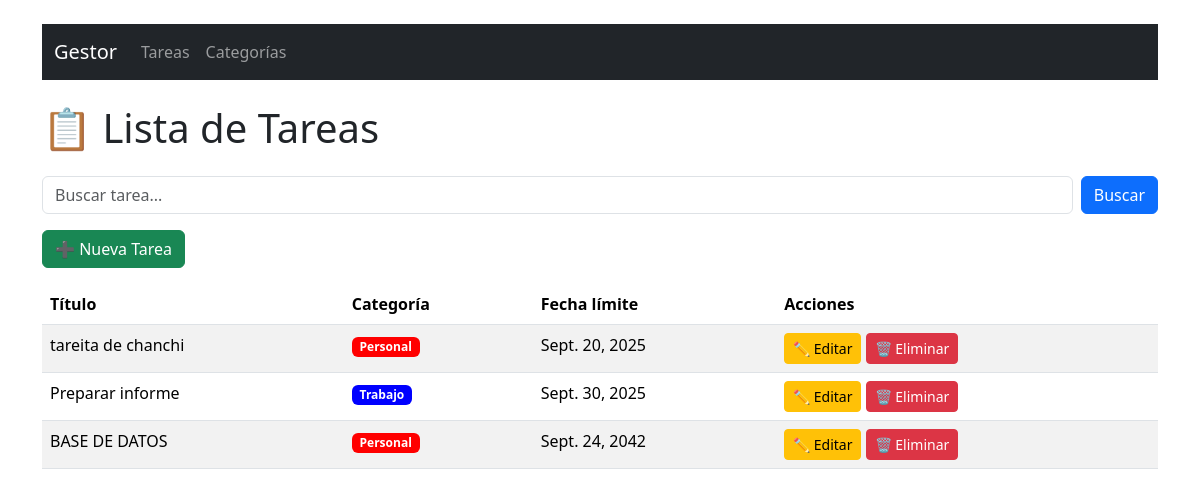
The page / on the database its author committed.
### gestor/models.py (models this page shows, shortened)
class Tarea(models.Model):
    titulo = models.CharField(max_length=100)
    descripcion = models.TextField()
    fecha_limite = models.DateField()
    categoria = models.ForeignKey(Categoria, on_delete=models.CASCADE, related_name="tareas")

class Categoria(models.Model):
    nombre = models.CharField(max_length=50)
    color = models.CharField(max_length=20)

### gestor/views.py (the view)
# urls.py: path('', views.lista_tareas, name='lista_tareas'),
def lista_tareas(request):
    query = request.GET.get('buscar')
    if query:
        tareas = Tarea.objects.filter(titulo__icontains=query)
    else:
        tareas = Tarea.objects.all()
    return render(request, 'tareas/lista_tareas.html', {'tareas': tareas})

### gestor/templates/tareas/lista_tareas.html (shortened to what this page needs)
{% extends "base.html" %}
{% block content %}
<h1 class="mb-4">📋 Lista de Tareas</h1>
<form method="GET" class="d-flex mb-3">
  <input type="text" name="buscar" class="form-control me-2" placeholder="Buscar tarea...">
  <button type="submit" class="btn btn-primary">Buscar</button>
</form>
<a href="{% url 'crear_tarea' %}" class="btn btn-success mb-3">➕ Nueva Tarea</a>
<table class="table table-striped">
  <thead>
    <tr>
      <th>Título</th>
      <th>Categoría</th>
      <th>Fecha límite</th>
      <th>Acciones</th>
    </tr>
  </thead>
  <tbody>
    {% for tarea in tareas %}
      <tr>
        <td>{{ tarea.titulo }}</td>
        <td>
          <span class="badge" style="background-color: {{ tarea.categoria.color }}; color: white;">
            {{ tarea.categoria.nombre }}
          </span>
        </td>
        <td>{{ tarea.fecha_limite }}</td>
        <td>
          <a href="{% url 'editar_tarea' tarea.id %}" class="btn btn-warning btn-sm">✏️ Editar</a>
          <a href="{% url 'eliminar_tarea' tarea.id %}" class="btn btn-danger btn-sm">🗑 Eliminar</a>
        </td>
      </tr>
    {% empty %}
      <tr>
        <td colspan="4" class="text-center">No hay tareas registradas</td>
      </tr>
    {% endfor %}
  </tbody>
</table>
{% endblock %}

### gestor/templates/base.html (shortened to what this page needs)
<!DOCTYPE html>
<html lang="es">
<head>
  <link href="https://cdn.jsdelivr.net/npm/bootstrap@5.3.3/dist/css/bootstrap.min.css" rel="stylesheet">
</head>
<body class="container mt-4">
<nav class="navbar navbar-expand-lg navbar-dark bg-dark mb-4">
  <div class="container-fluid">
    <a class="navbar-brand" href="{% url 'lista_tareas' %}">Gestor</a>
    <div class="collapse navbar-collapse">
      <ul class="navbar-nav">
        <li class="nav-item"><a class="nav-link" href="{% url 'lista_tareas' %}">Tareas</a></li>
        <li class="nav-item"><a class="nav-link" href="{% url 'lista_categorias' %}">Categorías</a></li>
      </ul>
    </div>
  </div>
</nav>
{% block content %}{% endblock %}
</body>
</html>

### rows shown on the page
Tarea: titulo "tareita de chanchi", categoria.nombre "Personal", fecha_limite "Sept. 20, 2025"
Tarea: titulo "Preparar informe", categoria.nombre "Trabajo", fecha_limite "Sept. 30, 2025"
Tarea: titulo "BASE DE DATOS", categoria.nombre "Personal", fecha_limite "Sept. 24, 2042"
